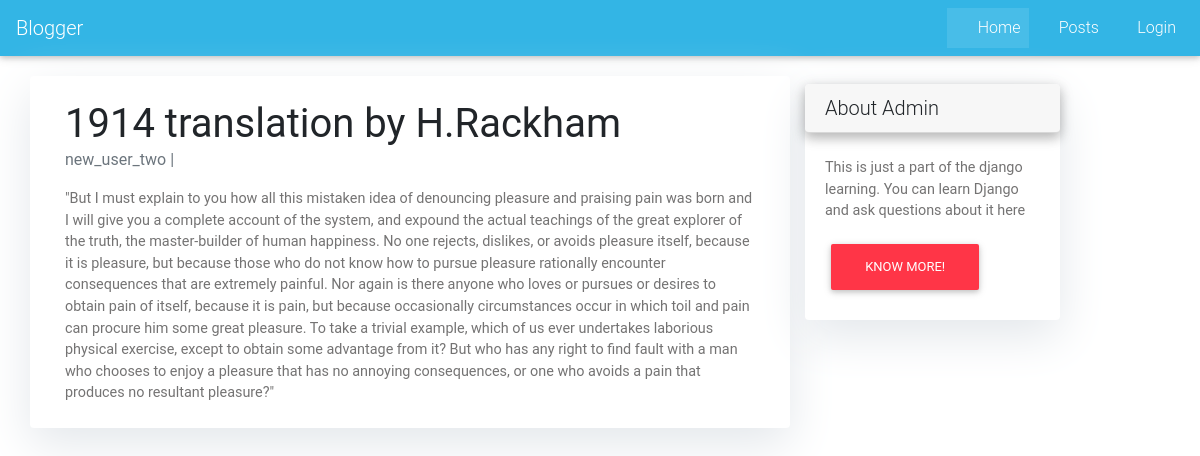
/posts/1914-translation-hrackham-4/, run on the app's committed database.
### pages/models.py (models this page shows, shortened)
class Post(models.Model):
    title=models.CharField(max_length=250)
    slug=models.SlugField(max_length=200,unique=True)
    author=models.ForeignKey(User, on_delete=models.CASCADE,related_name='posts')
    description=models.CharField(max_length=500)
    content = models.CharField(max_length=1000)
    published_on=models.DateTimeField('published_on',auto_now_add=True)
    updated_on=models.DateTimeField('updated_on',auto_now=True)
    status=models.IntegerField(choices=STATUS, default=0)
    votes=models.IntegerField(default=0)
    class Meta:
        ordering=['-published_on']

### pages/views.py (the view)
# urls.py: path('posts/<slug:slug>/',views.PostDetail.as_view(), name='post_detail'),
class PostDetail(generic.DetailView):
    model = Post
    template_name='post_detail.html'

### templates/post_detail.html
{% extends 'base.html' %} {% block content %}
<div class="container">
  <div class="row">
    <div class="col-md-8 card mb-4  mt-3 left  top">
      <div class="card-body">
        <h1>{% block title %} {{ object.title }} {% endblock title %}</h1>
        <p class=" text-muted">{{ post.author }} | {{ post.created_on }}</p>
        <p class="card-text ">{{ object.content | safe }}</p>
      </div>
    </div>
    {% block sidebar %} {% include 'sidebar.html' %} {% endblock sidebar %}
  </div>
</div>
{% endblock content %}

### templates/sidebar.html (style rules this page uses)
.card { box-shadow: 0 16px 48px #E3E7EB; }

### data on the page
Post: title "1914 translation by H.Rackham", author "new_user_two", content "\"But I must explain to you how all this mistaken idea of denouncing pleasure and praising pain was born and I will give you a complete account of the system, and expound the actual teachings of the great explorer of the truth, the master-builder of human happiness. No one rejects, dislikes, or avoids pleasure itself, because it is pleasure, but because those who do not know how to pursue pleasure rationally encounter consequences that are extremely painful. Nor again is there anyone who loves or pursues or desires to obtain pain of itself, because it is pain, but because occasionally circumstances occur in which toil and pain can procure him some great pleasure. To take a trivial example,…"
